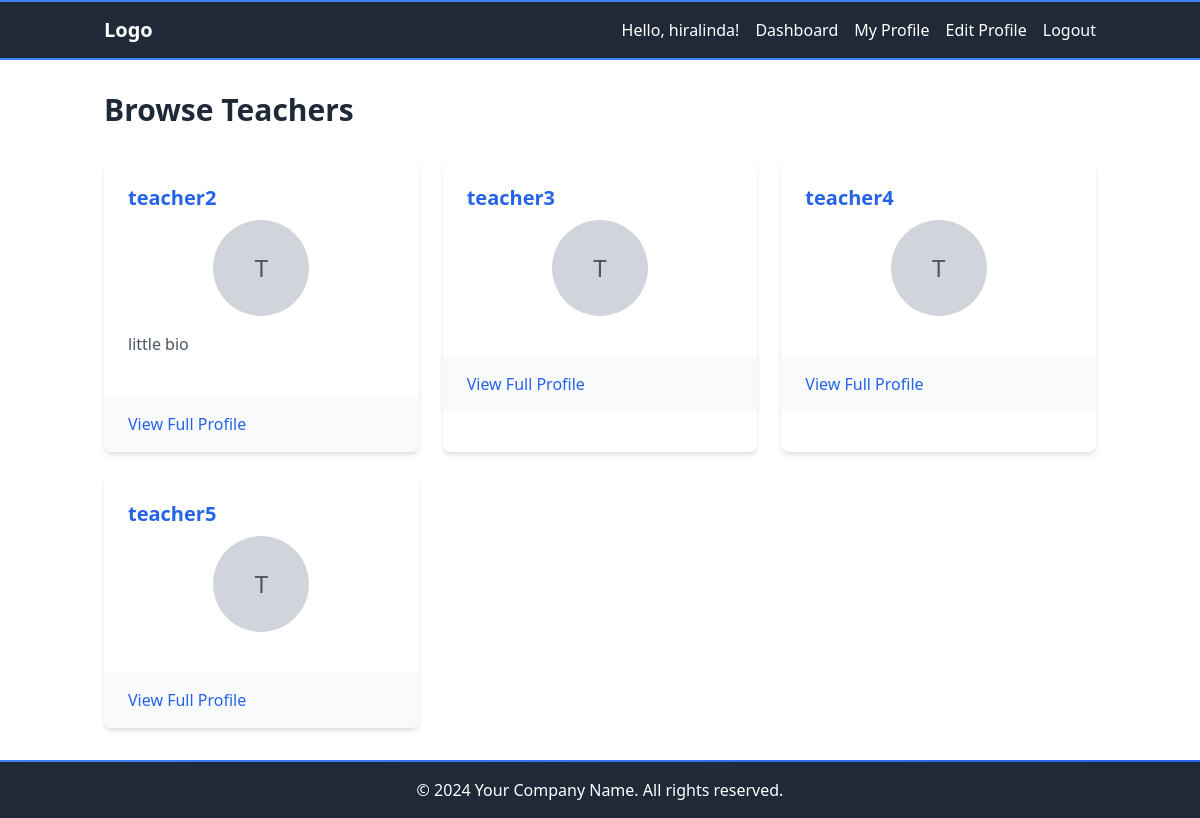
The page /hira/browse_teachers/ (signed in) on the database as committed earlier.
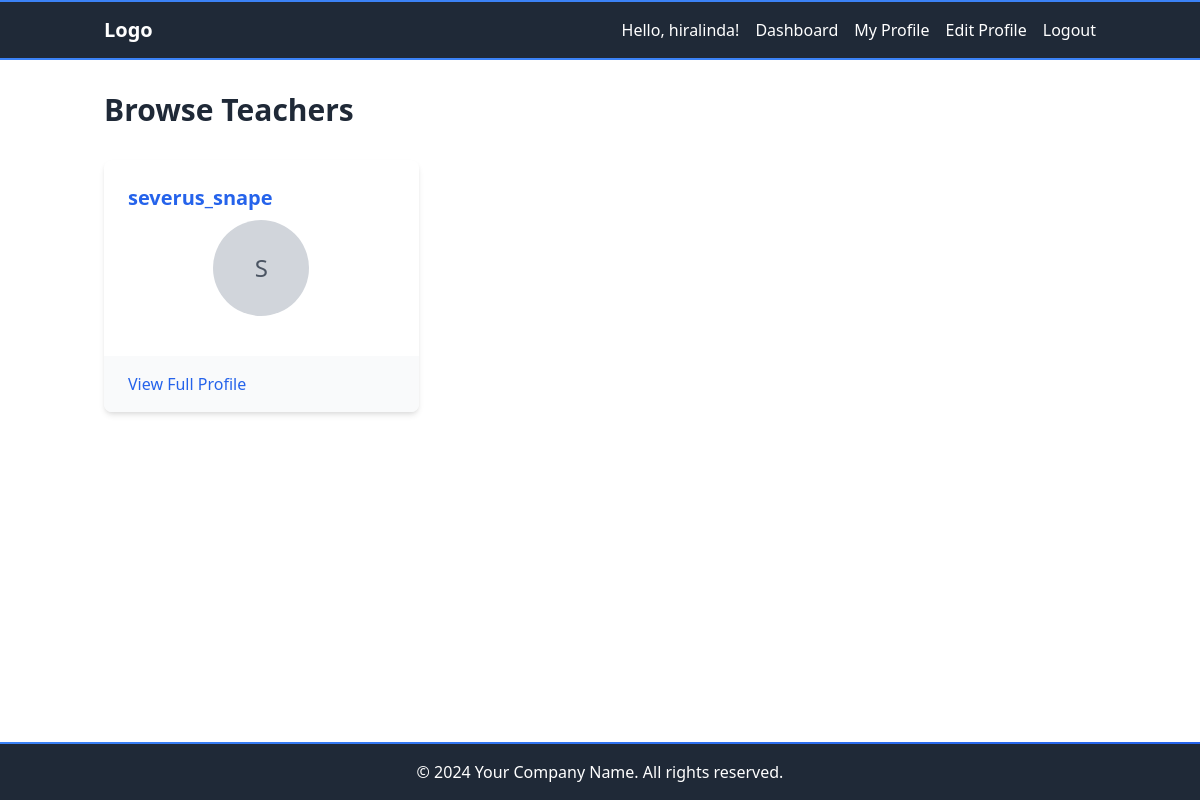
The same page on the database as committed later.
### hira/models.py (models this page shows, shortened)
class CustomUser(AbstractUser):
    USER_TYPES = [
        ('student', 'Student'),
        ('teacher', 'Teacher'),
    ]
    user_type = models.CharField(max_length=10, choices=USER_TYPES)
    @property
    def is_teacher(self):
        return self.user_type == 'teacher'
    @property
    def is_student(self):
        return self.user_type == 'student'

class Profile(models.Model):
    LANGUAGE_CHOICES = [
        ('EN', 'English'),
        ('ES', 'Spanish'),
        ('FR', 'French'),
        ('DE', 'German'),
        ('ZH', 'Chinese'),
    ]
    GRADE_CHOICES = [
        ('1', '1st Grade'),
        ('2', '2nd Grade'),
        ('12', '12th Grade'),
        ('UG', 'Undergraduate'),
        ('PG', 'Postgraduate'),
    ]
    user = models.OneToOneField(CustomUser, on_delete=models.CASCADE, related_name='profile')
    bio = models.TextField(blank=True)
    languages = models.CharField(max_length=100, choices=LANGUAGE_CHOICES, blank=True)
    certifications = models.TextField(blank=True, help_text="List your certifications, separated by commas")
    years_of_experience = models.PositiveIntegerField(default=0)
    specialization = models.CharField(max_length=100, blank=True)
    education = models.TextField(blank=True, help_text="Your educational background")
    teaching_style = models.TextField(blank=True, help_text="Describe your teaching approach")
    grade = models.CharField(max_length=2, choices=GRADE_CHOICES, blank=True)
    subjects_of_interest = models.TextField(blank=True, help_text="List subjects you're interested in, separated by commas")
    learning_goals = models.TextField(blank=True, help_text="Describe your learning goals")

### hira/views.py (the view)
# urls.py: path('browse_teachers/', views.browse_teachers, name='browse_teachers'),  # Browse teachers
@login_required
def browse_teachers(request):
    teachers = Profile.objects.filter(user__user_type='teacher')
    return render(request, 'hira/browse_teachers.html', {'teachers': teachers})

### hira/templates/hira/browse_teachers.html (shortened to what this page needs)
{% extends "hira/layout.html" %}
{% block body %}
    <div class="container mx-auto px-4 py-8">
        <h1 class="text-3xl font-bold text-gray-800 mb-8">Browse Teachers</h1>
        <div class="grid grid-cols-1 md:grid-cols-2 lg:grid-cols-3 gap-6">
            {% for teacher in teachers %}
                <div class="bg-white rounded-lg shadow-md overflow-hidden hover:shadow-lg transition duration-300">
                    <div class="p-6">
                        <h2 class="text-xl font-semibold text-blue-600 mb-2">
                            <a href="{% url 'profile' teacher.user.id %}" class="hover:underline">
                                {{ teacher.user.username }}
                            </a>
                        </h2>
                        {% if teacher.profile_picture %}
                            <img src="{{ teacher.profile_picture.url }}" alt="{{ teacher.user.username }}" class="w-24 h-24 rounded-full mx-auto mb-4 object-cover">
                        {% else %}
                            <div class="w-24 h-24 rounded-full mx-auto mb-4 bg-gray-300 flex items-center justify-center">
                                <span class="text-2xl text-gray-600">{{ teacher.user.username|first|upper }}</span>
                            </div>
                        {% endif %}
                        <p class="text-gray-600 mb-4">{{ teacher.bio|truncatewords:30 }}</p>
                    </div>
                    <div class="bg-gray-50 px-6 py-4">
                        <a href="{% url 'profile' teacher.user.username %}" class="text-blue-600 hover:text-blue-800 font-medium">View Full Profile</a>
                    </div>
                </div>
            {% empty %}
                <p class="text-gray-600 col-span-full text-center">No teachers found at the moment.</p>
            {% endfor %}
        </div>
    </div>
{% endblock %}

### hira/templates/hira/layout.html (shortened to what this page needs)
{% load static %}
<!DOCTYPE html>
<html lang="en">
    <head>
        <link href="https://cdn.jsdelivr.net/npm/tailwindcss@2.2.19/dist/tailwind.min.css" rel="stylesheet">
        <link rel="stylesheet" type="text/css" href="https://cdn.jsdelivr.net/npm/slick-carousel@1.8.1/slick/slick.css"/>
        <link rel="stylesheet" type="text/css" href="https://cdn.jsdelivr.net/npm/slick-carousel@1.8.1/slick/slick-theme.css"/>
        <link href="{% static '/css/styles.css' %}" rel="stylesheet">
    </head>
    <body class="flex flex-col min-h-screen">
        <header class="sticky left-0 right-0 bg-gray-800 text-white z-50 navbar-glow">
            <nav class="container mx-auto px-4 py-4 flex items-center justify-between">
                <div class="flex items-center space-x-4">
                    <a href="{% url 'index' %}" class="text-xl font-bold">Logo</a>
                </div>
                <div class="hidden md:flex items-center space-x-4">
                    {% if user.is_authenticated %}
                        <span>Hello, {{ user.username }}!</span>
                        <a href="{% url 'home' %}" class="hover:text-gray-300">{% if user.is_teacher %}Teacher {% elif user.is_student %}Student {% endif %}Dashboard</a>
                        <a href="{% url 'profile' user.username %}" class="hover:text-gray-300">My Profile</a>
                        <a href="{% url 'edit_profile' %}" class="hover:text-gray-300">Edit Profile</a>
                        <form action="{% url 'logout' %}" method="post" class="inline">
                            <button type="submit" class="hover:text-gray-300">Logout</button>
                        </form>
                    {% else %}
                        <a href="{% url 'login' %}" class="hover:text-gray-300">Login</a>
                        <a href="{% url 'signup' %}" class="hover:text-gray-300">Sign Up</a>
                    {% endif %}
                </div>
            </nav>
        </header>
        <main class="flex-grow">
            {% block body %}
            {% endblock %}
        </main>
        <div class="section-separator"></div>
        <footer class="bg-gray-800 text-white py-4">
            <div class="container mx-auto px-4 text-center">
                <p>&copy; 2024 Your Company Name. All rights reserved.</p>
            </div>
        </footer>
    </body>
</html>

### hira/static/css/styles.css (style rules this page uses)
.section-separator { width: 100%; }
.navbar-glow::before, .navbar-glow::after { content: ""; position: absolute; left: 0; right: 0; height: 2px; background-color: #3b82f6; }
.navbar-glow::before { top: 0; }
.navbar-glow::after { bottom: 0; }
.navbar-glow::before, .navbar-glow::after { animation: navbar-glow 3s infinite; }
.glowing-line, .section-separator { height: 2px; background: linear-gradient(90deg, #3b82f6, #2563eb, #3b82f6); background-size: 200% 100%; animation: glowing-line 3s infinite; }

Rows that differ between the two databases and show on the page:
removed Profile: user.username "teacher2", user.username|first "T", bio "little bio"
removed Profile: user.username "teacher3", user.username|first "T"
removed Profile: user.username "teacher4", user.username|first "T"
removed Profile: user.username "teacher5", user.username|first "T"
added Profile: user.username "severus_snape", user.username|first "S"
